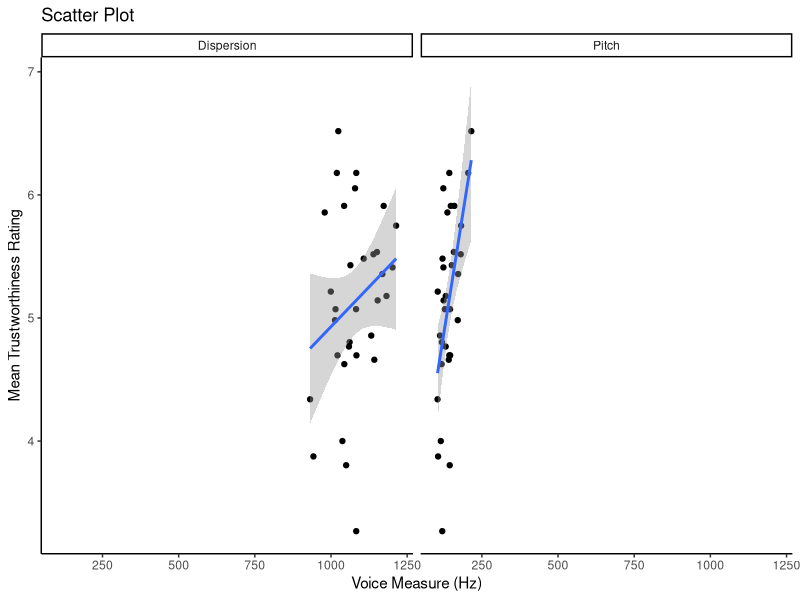

Reproduce this figure in R.
## ---- chunk 1
knitr::opts_chunk$set(echo = TRUE)
## ---- chunk 2
library(tidyverse)
library(broom)

ratings <- read_csv('data/voice_ratings.csv')
  
acoustics <- read_csv('data/voice_acoustics.csv')

## ---- chunk 3
# 1. wide -> long
ratings_tidy <- ratings %>% gather(participant, rating, P1:P28)

## ---- chunk 4
# 2. mean rating for each voice
ratings_mean <- ratings_tidy %>% group_by(VoiceID) %>% summarise(mean_rating=mean(rating))

## ---- chunk 5
# 3. joining dataframes
joined <- inner_join(ratings_mean, acoustics, by='VoiceID')

## ---- chunk 6
# 4. filtering data for male voices
joined <- joined %>% filter(sex=='M')
## ---- chunk 7
ggplot(joined, aes(x=value, y=mean_rating)) +
  geom_point() +
  geom_smooth(method='lm', formula= y~x) +
  labs(title='Scatter Plot', x='Voice Measure (Hz)', y='Mean Trustworthiness Rating') +
  facet_wrap(~measures) + 
  theme_classic()

## ---- chunk 8
joined_wide <- joined %>% spread(measures, value)
## ---- chunk 9
cor_IVs <- cor.test(joined_wide %>% pull(Pitch), joined_wide %>% pull(Dispersion)) %>%
  
  tidy()
## ---- chunk 10
# simple linear regression: predicting trustworthiness mean ratings from Pitch

mod_pitch <- lm(mean_rating~Pitch, dat=joined_wide)
summary(mod_pitch)
## ---- chunk 11
# simple linear regression: predicting trustworthiness mean ratings from Dispersion

mod_disp <- lm(mean_rating~Dispersion, dat=joined_wide)
summary(mod_disp)
## ---- chunk 12
# MULTIPLE linear regression: predicting trustworthiness mean ratings from Pitch and Dispersion

mod_pitchdisp <- lm(mean_rating~Pitch + Dispersion, dat=joined_wide)
summary(mod_pitchdisp)
## ---- chunk 13
# predict perceived trustworthiness for a voice with Pitch = 150 Hz and Dispersion = 1100 Hz

predict(mod_pitchdisp, tibble(Pitch=150,
                              Dispersion=1100))
## ---- chunk 14
# predict the perceived trustworthiness of someone with Pitch = 120 Hz and Dispersion = 1200 Hz

predict(mod_pitchdisp, tibble(Pitch=120,
                              Dispersion=1200))

